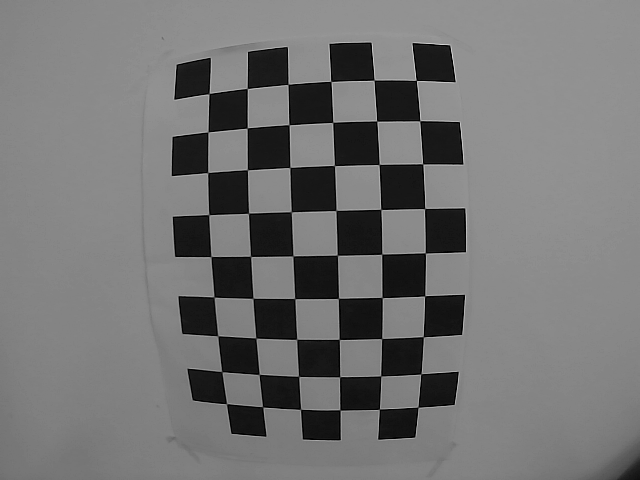
#> input picture CreateA/pic/pic0.png, 640 x 480 px, given in place of the camera
$ python '基础畸变矫正.py'   (older library calls are emulated)
#> lines starting #> are read from the running program, lines starting #| are printed output that depends on the picture; after the words box and inside, x2 and y2 are one past the last pixel; in counts of white or black regions, pixels touching at a corner belong together
# coding:utf-8
import numpy as np
import cv2
import time

cap = cv2.VideoCapture(1)
cap.set(5, 120)
cap.set(3, 160)
cap.set(4, 120)

DIM = (160, 120)
K = np.array([[99.4258503276217, 0.0, 78.82468853503748], [0.0, 99.48655709062508, 56.50370696954958], [0.0, 0.0, 1.0]])
D = np.array([[-0.054589320778828936], [-0.38118622492409726], [1.1750597946154482], [-1.256404940962829]])

hengzhe = [1, 1, 1]
shuzhe = [1, 1, 1]
get_heng = 0
get_shu = 0
get_shu_pass, get_heng_pass = 0, 0
hengxianloc, hengxianlocup, hengxianlocdown = 50, 50, 50
shuxianloc, shuxianlocup, shuxianlocdown = 45, 45, 45
shifoupandingflag = 1
jiansuflag = 0
danciget = 0  # 当一条线被监测到了的时候，另一条线需要检测
lineleave_heng, lineleave_shu = 0, 0
kuandu = 6
baifenbi = 0.8
deltaheng, deltahengflag, deltashu, deltashuflag, thetaheng, thetahengflag, thetashu, thetashuflag = 0.0, 0, 0.0, 0, 0.0, 0, 0.0, 0
shiziflag = 0
teststep = [3 + 1, 4 + 1]
stickin = time.time()
while(time.time() - stickin <= 2):
    pass
while (1):
    ret, img = cap.read()
#> img is the input picture: shape (480, 640, 3); min 0, max 214, mean 115.3
    # cv2.imshow('原图',img)
    # (lower, upper) = ([0, 0, 135], [255, 255, 255])
    (lower, upper) = ([0, 0, 50], [255, 255, 255])
    lower = np.array(lower, dtype="uint8")
    upper = np.array(upper, dtype="uint8")
    mask = cv2.inRange(img, lower, upper)
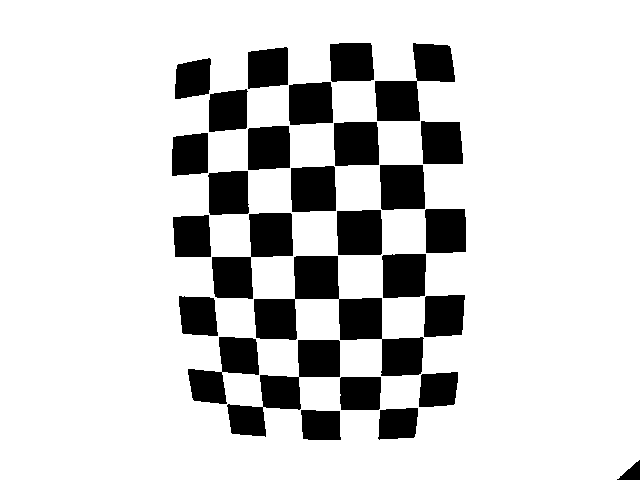
#> mask: shape (480, 640); 82.3% white; 28 black regions, largest, box (x1, y1, x2, y2) and area: (254, 256, 424, 376) 6768, (227, 340, 340, 437) 3803, (212, 213, 293, 299) 3420
    img = cv2.bitwise_and(img, img, mask=mask)
    # ############## img的色彩提取 @ input:img     output:img
    img = cv2.resize(img, DIM)
#> img: shape (120, 160, 3)
    map1, map2 = cv2.fisheye.initUndistortRectifyMap(K, D, np.eye(3), K, DIM, cv2.CV_16SC2)
    img = cv2.remap(img, map1, map2, interpolation=cv2.INTER_LINEAR, borderMode=cv2.BORDER_CONSTANT)
    # ############## img的畸变矫正 @ input:img   output:img
    cv2.imshow('img', img)
    # cv2.imshow('imgcopy', img[0:90, 0:90])
    # img = img[0:160, 0:90]
    cv2.imshow('up',img[0:60, 0:120])
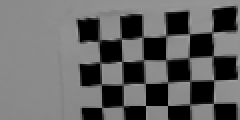
#> window 'up': shape (60, 120, 3) (shown 2 times larger); min 0, max 163, mean 99.3
    cv2.imshow('left',img[0:160, 0:60])
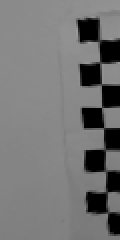
#> window 'left': shape (120, 60, 3) (shown 2 times larger); min 0, max 155, mean 116
    img = cv2.cvtColor(img, cv2.COLOR_BGR2GRAY)
#> img: shape (120, 160)
    img = cv2.GaussianBlur(img, (11, 11), 0)
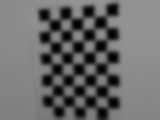
#> img: shape (120, 160); min 0, max 148, mean 106.5
    wtf, img = cv2.threshold(img, 127, 255, cv2.THRESH_BINARY)
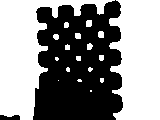
#> img: shape (120, 160); 54.9% white; 2 black regions, box (x1, y1, x2, y2) and area: (33, 0, 123, 120) 8575, (0, 115, 20, 120) 84
    cv2.imshow('erzhi', img)
    # ############## img灰度化加二值化 # input:img     output:img
    cany = cv2.GaussianBlur(img, (13, 13), 0)
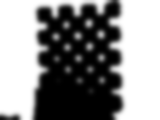
#> cany: shape (120, 160); min 0, max 255, mean 140
    edges = cv2.Canny(cany, 50, 70, apertureSize=3)
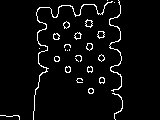
#> edges: shape (120, 160); 4.5% white in thin lines or dots, all inside (x1, y1, x2, y2) = (0, 0, 123, 120)
    # ############## img的canny变换  @ input:img       output:edges  img并没有变化
    cv2.imshow('edges', edges)


    if cv2.waitKey(1) & 0xFF == ord('q'):
#> (key q is pressed here)
        break
    if cv2.waitKey(1) & 0xFF == ord('Q'):
        break

$ run again, on CreateA/pic/pic1.png
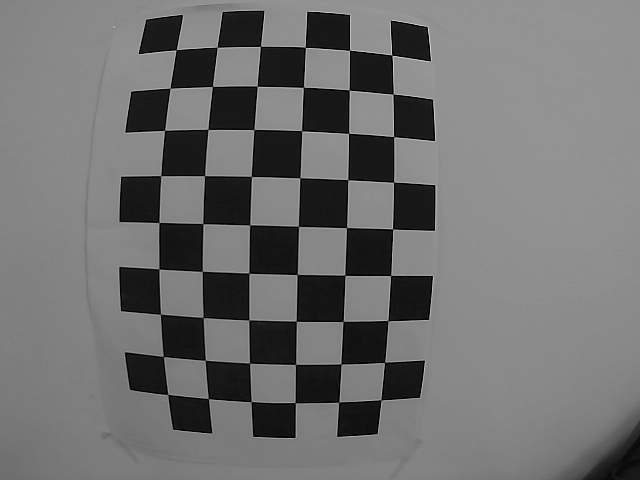
#> input picture CreateA/pic/pic1.png, 640 x 480 px, given in place of the camera
#> img is the input picture: shape (480, 640, 3); min 0, max 222, mean 111.7
#> `mask = cv2.inRange(img, lower, upper)`:
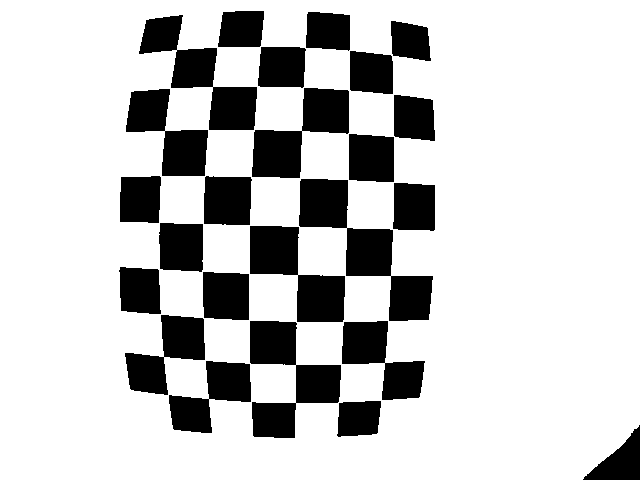
#> mask: shape (480, 640); 79.1% white; 24 black regions, largest, box (x1, y1, x2, y2) and area: (299, 179, 433, 321) 6255, (250, 321, 341, 438) 5131, (139, 15, 257, 130) 4778
#> `edges = cv2.Canny(cany, 50, 70, apertureSize=3)`:
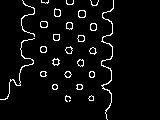
#> edges: shape (120, 160); 4.6% white in thin lines or dots, all inside (x1, y1, x2, y2) = (0, 0, 114, 120)

$ run again, on CreateA/pic/pic10.png
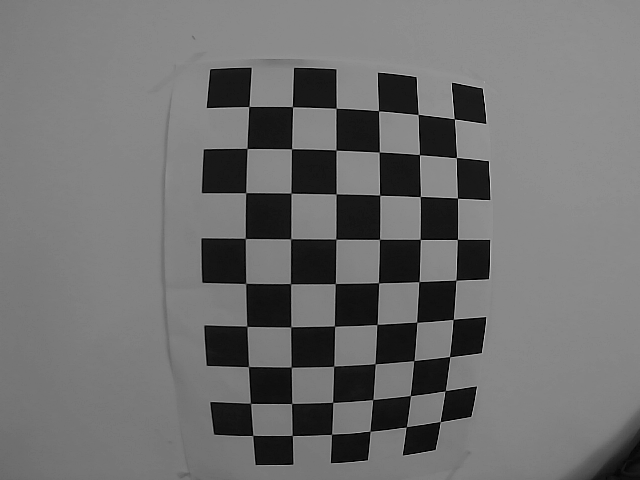
#> input picture CreateA/pic/pic10.png, 640 x 480 px, given in place of the camera
#> img is the input picture: shape (480, 640, 3); min 0, max 225, mean 111.5
#> `mask = cv2.inRange(img, lower, upper)`:
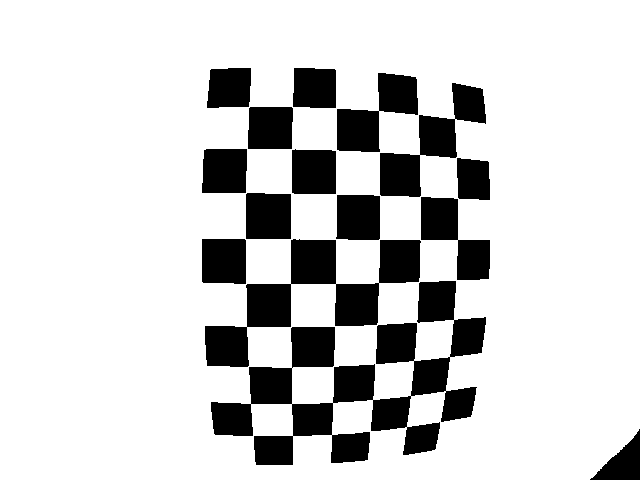
#> mask: shape (480, 640); 82.3% white; 15 black regions, largest, box (x1, y1, x2, y2) and area: (211, 281, 486, 465) 17688, (205, 239, 421, 367) 9079, (380, 83, 486, 197) 4226
#> `edges = cv2.Canny(cany, 50, 70, apertureSize=3)`:
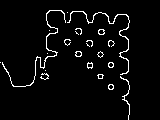
#> edges: shape (120, 160); 3.9% white in thin lines or dots, all inside (x1, y1, x2, y2) = (0, 10, 130, 120)
